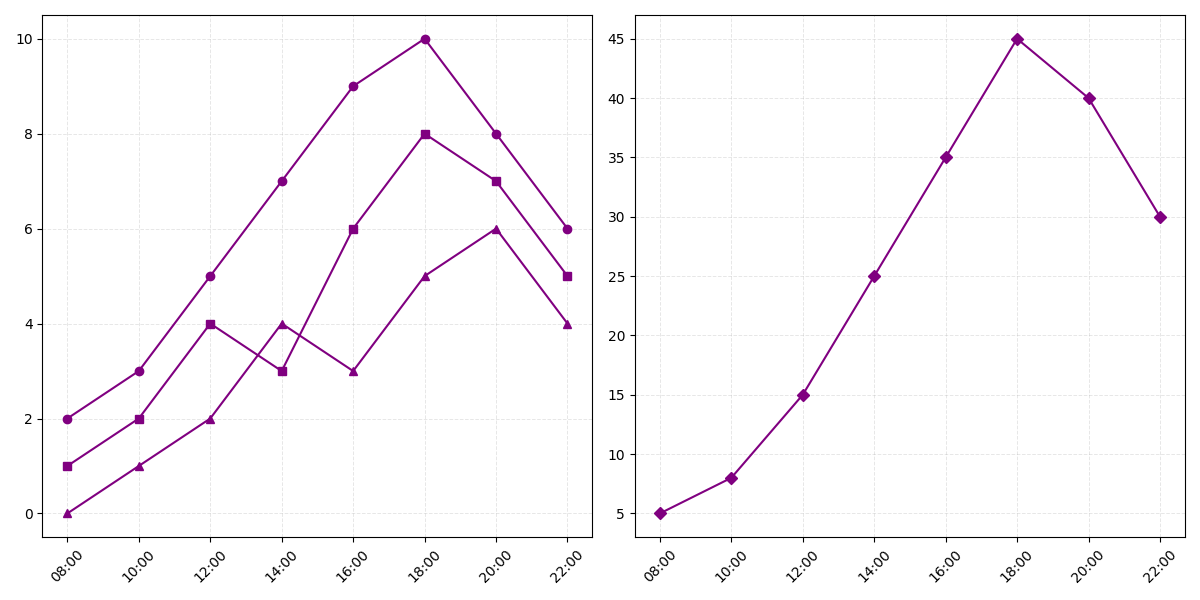

Reproduce this figure in Python.
import matplotlib.pyplot as plt
import numpy as np

times = np.array(['08:00', '10:00', '12:00', '14:00', '16:00', '18:00', '20:00', '22:00'])

pop_bands = np.array([2, 3, 5, 7, 9, 10, 8, 6])
rock_bands = np.array([1, 2, 4, 3, 6, 8, 7, 5])
indie_bands = np.array([0, 1, 2, 4, 3, 5, 6, 4])

audience_attendance = np.array([5, 8, 15, 25, 35, 45, 40, 30])

fig, axes = plt.subplots(1, 2, figsize=(12, 6), sharex=True)

common_color = 'purple'

axes[0].plot(times, pop_bands, '-o', color=common_color)
axes[0].plot(times, rock_bands, '-s', color=common_color)
axes[0].plot(times, indie_bands, '-^', color=common_color)
axes[0].grid(alpha=0.3, linestyle='--', linewidth=0.7)

axes[1].plot(times, audience_attendance, '-D', color=common_color)
axes[1].grid(alpha=0.3, linestyle='--', linewidth=0.7)

for ax in axes:
    ax.tick_params(axis='x', rotation=45)

plt.tight_layout()
plt.show()
